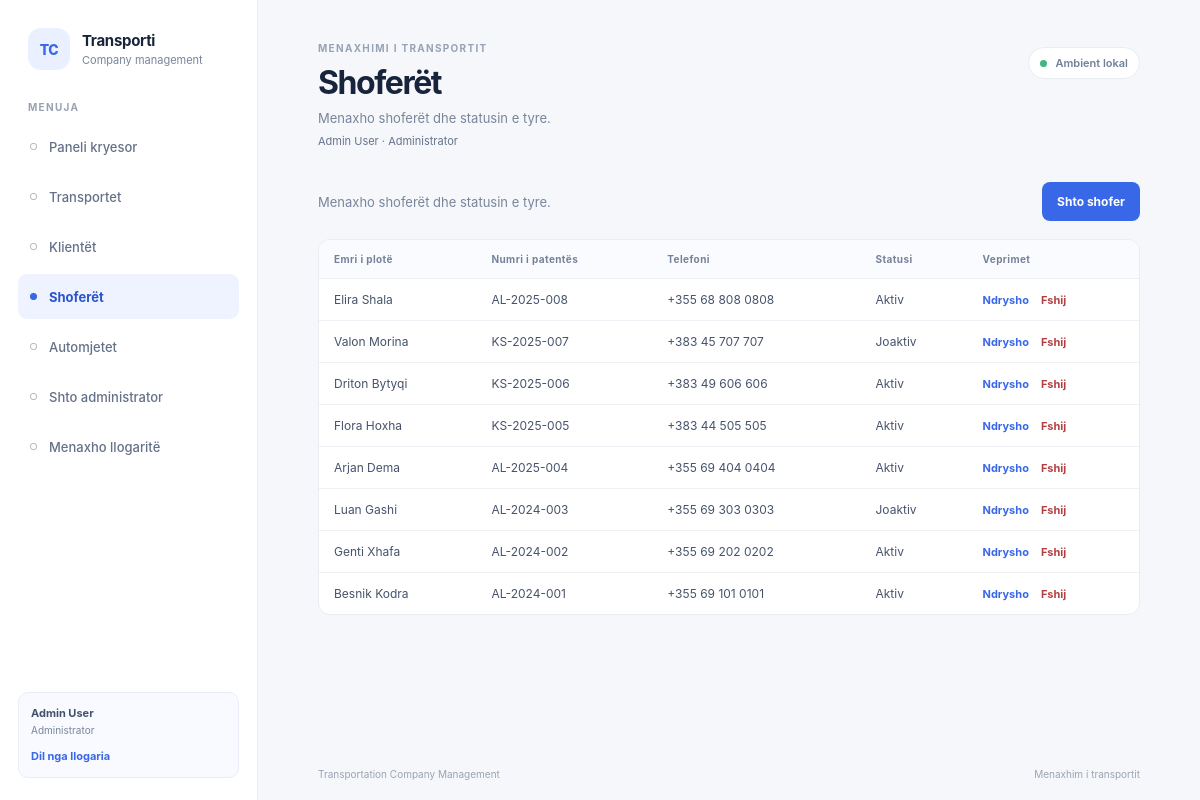
The app's page /?page=drivers (signed in) with its own data.
### tables this page shows
CREATE TABLE users (
    id INT UNSIGNED NOT NULL AUTO_INCREMENT,
    full_name VARCHAR(150) NOT NULL,
    email VARCHAR(150) NOT NULL,
    password_hash VARCHAR(255) NOT NULL,
    role ENUM('ADMIN', 'DISPATCHER') NOT NULL,
    is_active TINYINT(1) NOT NULL DEFAULT 1,
    email_verified_at DATETIME NULL DEFAULT NULL,
    created_at DATETIME NOT NULL DEFAULT CURRENT_TIMESTAMP,
    PRIMARY KEY (id),
    UNIQUE KEY uq_users_email (email)
);

CREATE TABLE drivers (
    id INT UNSIGNED NOT NULL AUTO_INCREMENT,
    full_name VARCHAR(150) NOT NULL,
    license_number VARCHAR(50) NOT NULL,
    phone VARCHAR(30) NOT NULL,
    is_active TINYINT(1) NOT NULL DEFAULT 1,
    created_at DATETIME NOT NULL DEFAULT CURRENT_TIMESTAMP,
    PRIMARY KEY (id),
    UNIQUE KEY uq_drivers_license_number (license_number),
    KEY idx_drivers_is_active (is_active)
);

### src/Views/pages/module.php (the view, shortened to what the rows shown need)
<?php
$module = $moduleData['module'];
$formAction = $moduleData['action'];
$escape = static fn (mixed $value): string => htmlspecialchars((string) $value, ENT_QUOTES, 'UTF-8');
?>
<?php if ($formAction === 'create' || $formAction === 'edit'): ?>
    <form class="record-form" method="post" action="?page=<?= urlencode($pageKey) ?>">
        <input type="hidden" name="csrf_token" value="<?= $escape($moduleData['csrfToken']) ?>">
        <input type="hidden" name="action" value="<?= $formAction === 'create' ? 'create' : 'update' ?>">
        <?php if ($formAction === 'edit'): ?>
            <input type="hidden" name="id" value="<?= (int) $moduleData['id'] ?>">
        <?php endif; ?>
        <div class="form-grid">
            <?php foreach ($module['fields'] as $name => $field): ?>
                <?php
                $value = $moduleData['values'][$name] ?? '';
                $fieldId = 'field-' . $name;
                ?>
                <div class="form-field<?= $field['type'] === 'textarea' ? ' form-field-wide' : '' ?>">
                    <label for="<?= $escape($fieldId) ?>">
                        <?= $escape($field['label']) ?>
                        <?php if ($field['required']): ?><span aria-hidden="true">*</span><?php endif; ?>
                    </label>
                    <?php if ($field['type'] === 'select'): ?>
                        <select id="<?= $escape($fieldId) ?>" name="<?= $escape($name) ?>" <?= $field['required'] ? 'required' : '' ?>>
                            <?php if (!$field['required']): ?>
                                <option value="">Pa caktuar</option>
                            <?php else: ?>
                                <option value="">Zgjidh...</option>
                            <?php endif; ?>
                            <?php foreach ($moduleData['options'][$name] ?? [] as $option): ?>
                                <option value="<?= $escape($option['value']) ?>" <?= (string) $value === $option['value'] ? 'selected' : '' ?>>
                                    <?= $escape($option['label']) ?>
                                </option>
                            <?php endforeach; ?>
                        </select>
                    <?php elseif ($field['type'] === 'textarea'): ?>
                        <textarea id="<?= $escape($fieldId) ?>" name="<?= $escape($name) ?>" rows="4" <?= $field['required'] ? 'required' : '' ?>><?= $escape($value) ?></textarea>
                    <?php else: ?>
                        <input
                            id="<?= $escape($fieldId) ?>"
                            name="<?= $escape($name) ?>"
                            type="<?= $escape($field['type']) ?>"
                            value="<?= $escape($value) ?>"
                            <?= isset($field['max']) ? 'maxlength="' . (int) $field['max'] . '"' : '' ?>
                            <?= isset($field['min']) ? 'min="' . (int) $field['min'] . '"' : '' ?>
                            <?= $field['type'] === 'number' ? 'step="1"' : '' ?>
                            <?= $field['required'] ? 'required' : '' ?>
                        >
                    <?php endif; ?>
                </div>
            <?php endforeach; ?>
        </div>
        <div class="form-actions">
            <a class="button button-secondary" href="?page=<?= urlencode($pageKey) ?>">Anulo</a>
            <button class="button button-primary" type="submit"><?= $formAction === 'create' ? 'Ruaj regjistrin' : 'Ruaj ndryshimet' ?></button>
        </div>
    </form>
<?php else: ?>
    <div class="table-card">
        <?php if ($moduleData['rows'] === []): ?>
            <div class="empty-state">
                <strong><?= $pageKey === 'transports' ? 'Nuk u gjet asnjë transport' : 'Nuk ka ende të dhëna' ?></strong>
                <p><?= $pageKey === 'transports' ? 'Ndrysho kriteret e kërkimit ose pastro filtrat.' : 'Shto regjistrin e parë për modulin ' . $escape(mb_strtolower($module['title'])) . '.' ?></p>
            </div>
        <?php else: ?>
            <div class="table-scroll">
                <table>
                    <thead>
                        <tr>
                            <?php foreach ($module['columns'] as $label): ?>
                                <th scope="col"><?= $escape($label) ?></th>
                            <?php endforeach; ?>
                            <?php if ($moduleData['canManage']): ?>
                                <th scope="col">Veprimet</th>
                            <?php endif; ?>
                        </tr>
                    </thead>
                    <tbody>
                        <?php foreach ($moduleData['rows'] as $row): ?>
                            <tr>
                                <?php foreach ($module['columns'] as $column => $label): ?>
                                    <td><?= $escape($row[$column] ?? '') ?></td>
                                <?php endforeach; ?>
                                <?php if ($moduleData['canManage']): ?>
                                <td>
                                    <div class="row-actions">
                                        <a class="text-action" href="?page=<?= urlencode($pageKey) ?>&amp;action=edit&amp;id=<?= (int) $row['id'] ?>">Ndrysho</a>
                                        <form method="post" action="?page=<?= urlencode($pageKey) ?>" onsubmit="return confirm('Je i sigurt që dëshiron ta fshish këtë regjistër?')">
                                            <button class="text-action text-action-danger" type="submit">Fshij</button>
                                        </form>
                                    </div>
                                </td>
                                <?php endif; ?>
                            </tr>
                        <?php endforeach; ?>
                    </tbody>
                </table>
            </div>
        <?php endif; ?>
    </div>
<?php endif; ?>

### src/Views/layout.php (shortened to what the rows shown need)
<!doctype html>
<html lang="sq">
<head>
    <link rel="stylesheet" href="assets/app.css">
</head>
<body>
    <div class="app-shell">
        <aside class="sidebar" aria-label="Navigimi kryesor">
            <?php require __DIR__ . '/components/navigation.php'; ?>
        </aside>
        <main class="main-content">
            <header class="page-header">
                <div>
                    <p class="eyebrow">MENAXHIMI I TRANSPORTIT</p>
                    <h1><?= htmlspecialchars($page['title'], ENT_QUOTES, 'UTF-8') ?></h1>
                    <p class="page-description"><?= htmlspecialchars($page['description'], ENT_QUOTES, 'UTF-8') ?></p>
                    <?php if ($user !== null): ?>
                        <p class="signed-in-user">
                            <?= htmlspecialchars($user['full_name'], ENT_QUOTES, 'UTF-8') ?>
                            · <?= $user['role'] === 'ADMIN' ? 'Administrator' : 'Dispeçer' ?>
                        </p>
                    <?php endif; ?>
                </div>
            </header>
            <section class="page-content" aria-labelledby="page-content-heading">
                <?php if ($databaseError === null && ($moduleData !== null || in_array($pageKey, ['dashboard', 'not_found', 'add-admin', 'users'], true))): ?>
                    <?php require $viewFile; ?>
                <?php endif; ?>
            </section>
        </main>
    </div>
</body>
</html>

### src/Views/components/navigation.php (shortened to what the rows shown need)
<div class="sidebar-note">
    <div class="session-user">
        <strong><?= htmlspecialchars($user['full_name'], ENT_QUOTES, 'UTF-8') ?></strong>
        <span><?= $user['role'] === 'ADMIN' ? 'Administrator' : 'Dispeçer' ?></span>
        <form method="post" action="?page=logout">
            <button type="submit">Dil nga llogaria</button>
        </form>
    </div>
</div>

### records on screen
users: full_name "Admin User"
drivers: full_name "Elira Shala", license_number "AL-2025-008", phone "+355 68 808 0808", column "Aktiv"
drivers: full_name "Valon Morina", license_number "KS-2025-007", phone "+383 45 707 707", column "Joaktiv"
drivers: full_name "Driton Bytyqi", license_number "KS-2025-006", phone "+383 49 606 606", column "Aktiv"
drivers: full_name "Flora Hoxha", license_number "KS-2025-005", phone "+383 44 505 505", column "Aktiv"
drivers: full_name "Arjan Dema", license_number "AL-2025-004", phone "+355 69 404 0404", column "Aktiv"
drivers: full_name "Luan Gashi", license_number "AL-2024-003", phone "+355 69 303 0303", column "Joaktiv"
drivers: full_name "Genti Xhafa", license_number "AL-2024-002", phone "+355 69 202 0202", column "Aktiv"
drivers: full_name "Besnik Kodra", license_number "AL-2024-001", phone "+355 69 101 0101", column "Aktiv"

### other values on screen
$label "Paneli kryesor"
$label "Transportet"
$label "Klientët"
$label "Shoferët"
$label "Automjetet"
$page['title'] "Shoferët"
$page['description'] "Menaxho shoferët dhe statusin e tyre."
$escape($module['description']) "Menaxho shoferët dhe statusin e tyre."
$escape($module['singular']) "shofer"
$escape($label) "Emri i plotë"
$escape($label) "Numri i patentës"
$escape($label) "Telefoni"
$escape($label) "Statusi"
